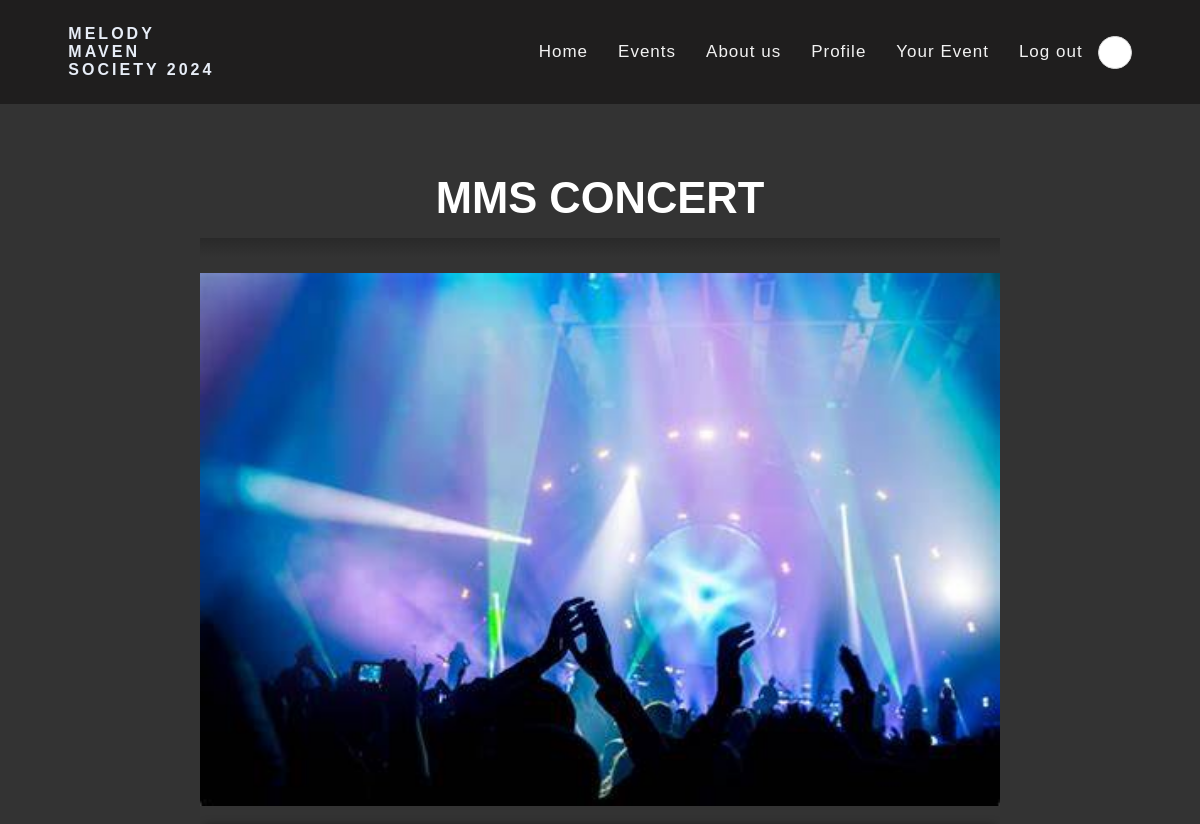
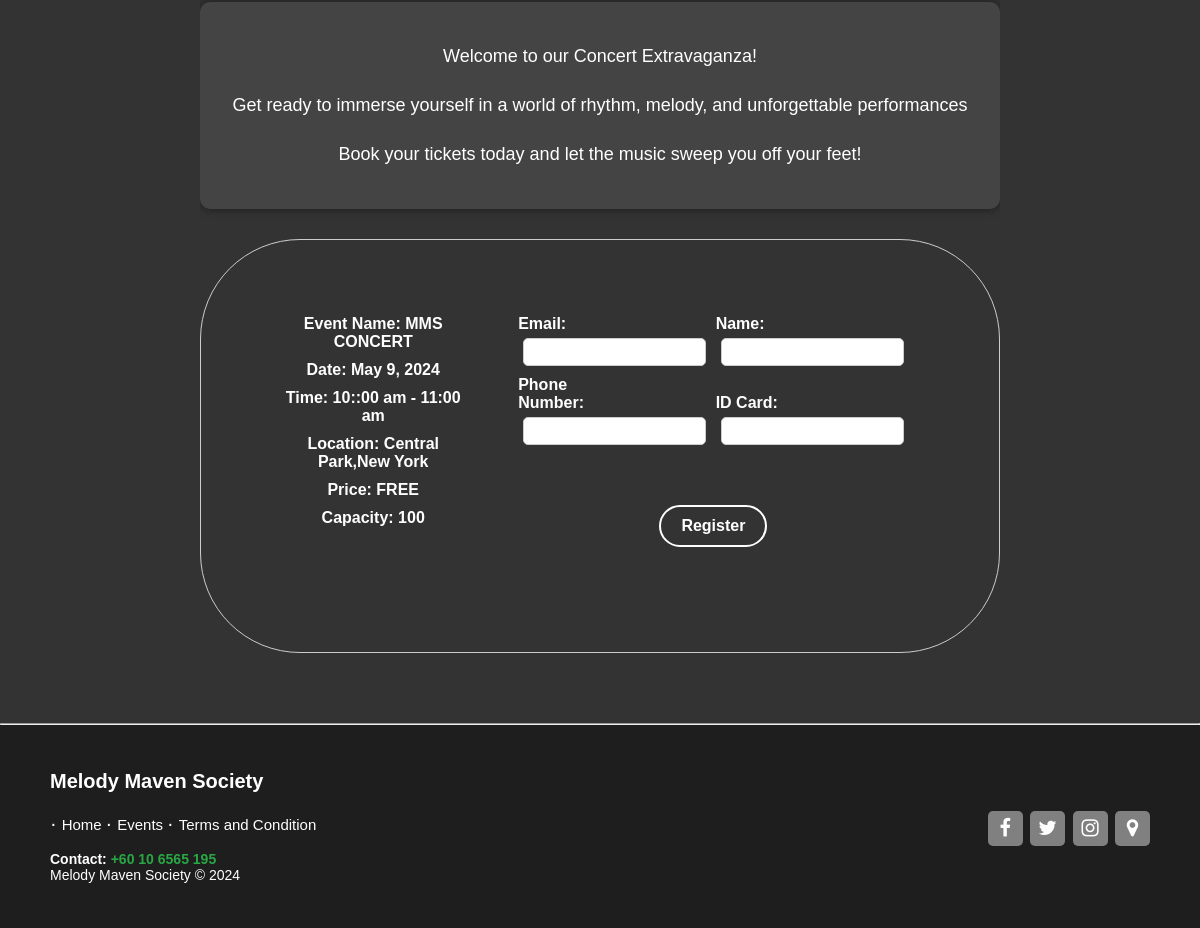
The page /php/concert.php (signed in) on the database its author committed (2 pictures, top to bottom).
### tables this page shows
CREATE TABLE `event` (
  `EventID` int(11) NOT NULL,
  `EventName` varchar(30) NOT NULL,
  `EventDate` date NOT NULL,
  `EventLocation` varchar(255) NOT NULL,
  `EventPrice` varchar(30) NOT NULL,
  `EventCapacity` int(255) NOT NULL,
  `EventTime` varchar(255) NOT NULL,
  `status` varchar(255) NOT NULL
);

### php/concert.php (the view, shortened to what this page needs)
<?php
include 'headermember.php';
$con = new mysqli(DB_HOST, DB_USER, DB_PASS, DB_NAME);
$event_id = 1;
$sql_event = "SELECT * FROM event WHERE EventID = ?";
$stmt_event = $con->prepare($sql_event);
$stmt_event->bind_param("i", $event_id);
$stmt_event->execute();
$result_event = $stmt_event->get_result();
$event = $result_event->fetch_assoc();
?>
<!DOCTYPE html>
<html lang="en">
<head>
    <link rel="stylesheet" href="../css/eventregister1.css">
</head>
<body>
    <div class="container">
        <div class="eventh2">
            <h2><?php echo $event['EventName']; ?></h2>
        </div>
        <div class="gaminge1">
            <img src="../image/concert.jpeg" alt="<?php echo $event['EventName']; ?>">
        </div>
        <div class="event">
            <p>
                <ul>
                    <li>Welcome to our Concert Extravaganza!</li>
                    <li>Get ready to immerse yourself in a world of rhythm, melody, and unforgettable performances</li>
                    <li>Book your tickets today and let the music sweep you off your feet!</li>
                </ul>
            </p>
        </div>
        <div class="event-details">
            <div class="details">
                <p><strong>Event Name:</strong> <?php echo $event['EventName']; ?></p>
                <p><strong>Date:</strong> <?php echo date('F j, Y', strtotime($event['EventDate'])); ?></p>
                <p><strong>Time:</strong> <?php echo $event['EventTime']; ?></p>
                <p><strong>Location:</strong> <?php echo $event['EventLocation']; ?></p>
                <p><strong>Price:</strong> <?php echo $event['EventPrice']; ?></p>
                <p><strong>Capacity:</strong> <?php echo $event['EventCapacity']; ?></p>
            </div>
            <div class="user-input">
                <form id="registrationForm" action="" method="post">
                    <div>
                        <label for="email">Email:</label>
                        <input type="email" id="email" name="email" required>
                    </div>
                    <div>
                        <label for="name">Name:</label>
                        <input type="text" id="name" name="name" required>
                    </div>
                    <div>
                        <label for="phone">Phone Number:</label>
                        <input type="tel" id="phone" name="phone" required>
                    </div>
                    <div>
                        <label for="id_card">ID Card:</label>
                        <input type="text" id="id_card" name="id_card" required>
                    </div>
                    <input type="submit" name="register" class="buy-1" value="Register">
                </form>
            </div>
        </div>
    </div>
    <hr>
    <?php require 'footer.php'; ?>
</body>
</html>

### css/headermember.css (style rules this page uses)
* { margin:0px; padding: 0px; box-sizing:border-box; }
body { margin: 0; font-family: Arial, Helvetica, sans-serif; }

### css/eventregister1.css (style rules this page uses)
body { background-color: #333333; color: white; font-family: Arial, sans-serif; }
img { display: block; width: 100%; height: auto; margin: 0 auto; }
.container { width: 80%; max-width: 800px; margin: 50px auto; overflow: hidden; text-align: center; }
.gaminge1 { text-align: center; margin-bottom: 20px; }
.eventh2 { text-align: center; color: white; font-size: 29px; margin-bottom: 30px; text-transform: uppercase; font-weight: bold; position: relative; padding: 20px; }
.eventh2::before { content: ''; position: absolute; top: -10px; left: 50%; width: 100px; height: 10px; background-color: #4CAF50; transform: translateX(-50%); border-radius: 20px; }
.eventh2::after { content: ''; position: absolute; bottom: -15px; left: 0; width: 100%; height: 20px; background: linear-gradient(to bottom, rgba(0,0,0,0.2), transparent); }
.event { margin-bottom: 30px; background-color: #444; padding: 20px; border-radius: 10px; box-shadow: 0 0 10px rgba(0, 0, 0, 0.5); }
.event p, .event li { text-align: center; color: white; font-size: 18px; line-height: 1.6; margin-top: 20px; }
.event ul { padding-left: 0; list-style: none; }
.event ul li { margin-bottom: 10px; }
.event ul li::before { display: inline-block; width: 1em; margin-left: -1em; }
.user-input { text-align: center; margin-bottom: 30px; }
.user-input div { margin-bottom: 10px; display: inline-block; }
.user-input label { display: inline-block; width: 100px; text-align: left; color: white; font-size: 16px; font-weight: bold; }
.user-input input[type="text"], .user-input input[type="email"], .user-input input[type="tel"] { width: 200px; padding: 5px; border-radius: 5px; border: 1px solid #ccc; font-size: 14px; }
.buy-1 { display: inline-block; padding: 10px 20px; border: 2px solid #FFF; border-radius: 25px; background-color: transparent; color: #FFF; text-decoration: none; font-size: 16px; font-weight: bold; cursor: pointer; transition: all 0.3s; margin-top: 50px; }
.event-details { display: flex; justify-content: space-between; margin-bottom: 20px; border: 1px solid #ccc; padding: 75px; border-radius: 100px; }
.details { flex: 0 0 30%; }
.details p { color: white; font-size: 16px; margin-bottom: 10px; font-weight: bold; }
.user-input { flex: 0 0 65%; }
.user-input label { display: block; color: white; font-size: 16px; margin-bottom: 5px; font-weight: bold; }
.user-input input[type="text"], .user-input input[type="email"], .user-input input[type="tel"] { width: calc(100% - 10px); padding: 5px; border-radius: 5px; border: 1px solid #ccc; font-size: 14px; }

### rows shown on the page
event: EventName "MMS CONCERT", EventDate "May 9, 2024", EventTime "10::00 am - 11:00 am", EventLocation "Central Park,New York", EventPrice "FREE", EventCapacity "100"
